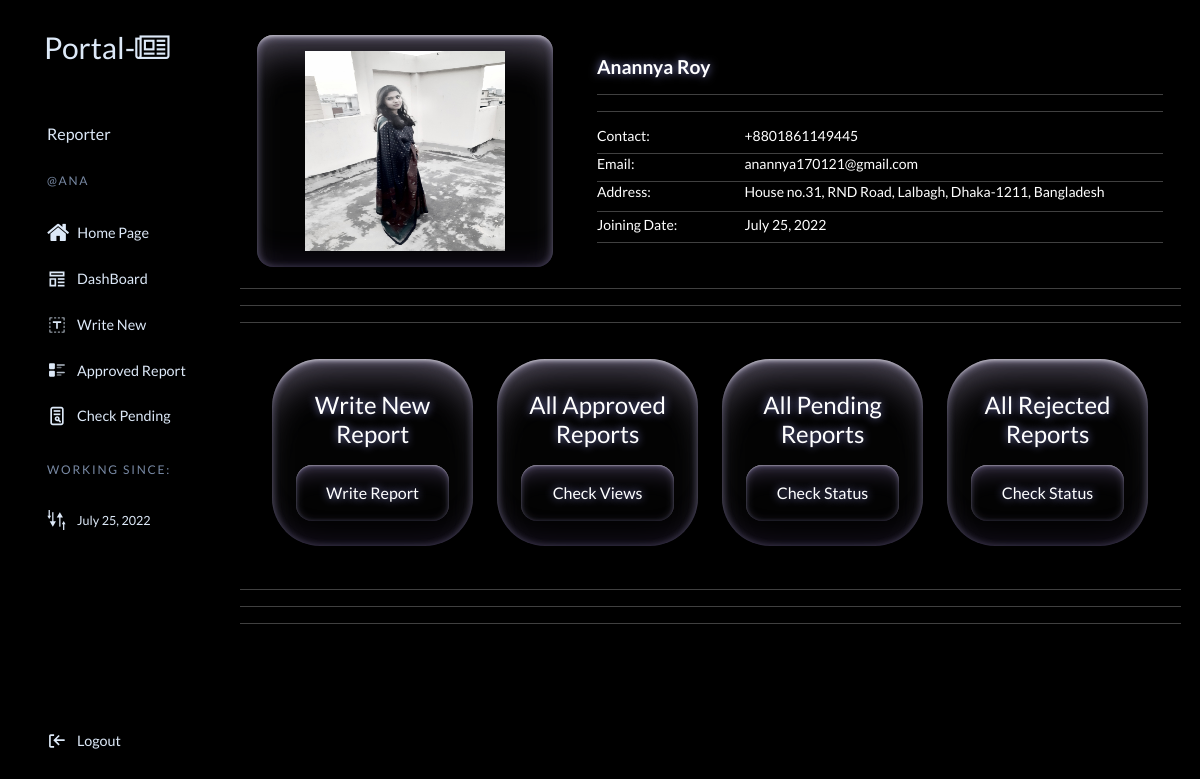
The page /reporter-dashboard/ (signed in) on the database its author committed.
### App_login/models.py (models this page shows, shortened)
class ReporterModel(models.Model):
    user = models.ForeignKey(User, on_delete=models.CASCADE, related_name='reporter')
    phone_number = models.CharField(validators=[phone_regex], verbose_name=_("Phone Number"), max_length=17,
                                    blank=False, null=False)
    designation = models.CharField(default='Reporter', max_length=150)
    gender = models.CharField(choices=gender_choice, max_length=15)
    address = models.CharField(max_length=150, blank=False, null=False)
    area = models.CharField(max_length=50, blank=False, null=False)
    city = models.CharField(max_length=25, blank=False, null=False)
    zip_code = models.CharField(max_length=15, blank=False, null=False)
    country = CountryField(blank_label='(select country)', blank=False, null=False)
    profile_picture = models.ImageField(upload_to='reporter_picture')
    joining_date = models.DateField(auto_now=True)
    status = models.BooleanField(default=True)

### App_main/views.py (the view)
# urls.py: path('reporter-dashboard/', views.reporter_dashboard, name='reporter-dashboard'),
@login_required(login_url='App_login:login')
@user_passes_test(is_reporter)
def reporter_dashboard(request):
    date = datetime.datetime.now().strftime('%A %d. %B %Y')
    profile = ReporterModel.objects.get(user=request.user)
    content = {
        'profile': profile,
        'date': date,
    }
    return render(request, 'reporter/dashboard.html', context=content)

### App_main/views.py (called while the page is built)
def is_reporter(user):
    return user.groups.filter(name='REPORTER').exists()

### templates/reporter/dashboard.html (shortened to what this page needs)
{% extends 'reporter/base.html' %}
{% load static %}
{% load crispy_forms_filters %}
{% block sec %}
    <section class="grid">
        <article
                style="background-color:#000000; height: 100vh!important; padding-bottom: 10px; padding-top: 30px; padding-left: 20%!important;">
            <div class="container">
                <div class="row">
                    <div class="col-lg-4">
                        <div class="neon__card_for_month" style="margin: 5px">
                            <a href="" style="text-decoration: none; color: white"><img
                                    src="{{ profile.profile_picture.url }}" width="200px" height="200px"></a>
                        </div>
                    </div>
                    <div class="col-lg-8">
                        <div class="" style="margin: 25px; color: white;">
                            <h1 class="neon__title_for_routine">
                                <b>{{ profile.user.first_name }} {{ profile.user.last_name }} </b></h1>
                            <hr style="margin-bottom: 2px!important;">
                            <hr>
                            <div class="row">
                                <div class="col-lg-3"><h1 style="font-size: 14px; float: left!important;">
                                    Contact:</h1></div>
                                <div class="col-lg-9"><h1 style="font-size: 14px; float: left!important;">
                                    {{ profile.phone_number }}</h1></div>
                            </div>
                            <hr style="margin-top: 0!important; margin-bottom: 2px!important;">
                            <div class="row">
                                <div class="col-lg-3"><h1 style="font-size: 14px; float: left!important;">
                                    Email:</h1></div>
                                <div class="col-lg-9"><h1 style="font-size: 14px; float: left!important;">
                                    {{ profile.user.email }}</h1></div>
                            </div>
                            <hr style="margin-top: 0!important; margin-bottom: 2px!important;">
                            <div class="row">
                                <div class="col-lg-3"><h1 style="font-size: 14px; float: left!important;">
                                    Address:</h1></div>
                                <div class="col-lg-9"><h1 style="font-size: 14px; float: left!important;">
                                    {{ profile.address }}, {{ profile.area }}, {{ profile.city }}-{{ profile.zip_code }}, {{ profile.country.name }}</h1>
                                </div>
                            </div>
                            <hr style="margin-top: 3px!important; margin-bottom: 5px!important;">
                            <div class="row">
                                <div class="col-lg-3"><h1 style="font-size: 14px; float: left!important;">
                                    Joining Date:</h1></div>
                                <div class="col-lg-9"><h1 style="font-size: 14px; float: left!important;">
                                    {{ profile.joining_date }}</h1></div>
                            </div>
                            <hr style="margin-top: 0!important; margin-bottom: 2px!important;">
                        </div>
                    </div>
                </div>
            </div>
            <hr style="color: white; width: 98%;">
            <hr style="color: white; width: 98%;">
            <hr style="color: white; width: 98%;">
            <div class="container" style="padding-right: 5%">
                <div class="row" style="width: 100%">
                    <div class="col-lg-3">
                        <div class="neon__card" style="margin: 20px">
                            <h1 class="neon__title">Write New Report</h1>
                            <a href="{% url 'App_main:new-report' %}" class="neon__button">Write Report</a>
                        </div>
                    </div>
                    <div class="col-lg-3">
                        <div class="neon__card" style="margin: 20px">
                            <a href="" style="text-decoration: none; color: white"><h1 class="neon__title">All Approved
                                Reports</h1></a>
                            <a href="{% url 'App_main:approved-report' %}" class="neon__button">Check Views</a>
                        </div>
                    </div>
                    <div class="col-lg-3">
                        <div class="neon__card" style="margin: 20px">
                            <a href="" style="text-decoration: none; color: white"><h1 class="neon__title">All Pending
                                Reports</h1></a>
                            <a href="{% url 'App_main:pending-report' %}" class="neon__button">Check Status</a>
                        </div>
                    </div>
                    <div class="col-lg-3">
                        <div class="neon__card" style="margin: 20px">
                            <a href="" style="text-decoration: none; color: white"><h1 class="neon__title">All Rejected
                                Reports</h1></a>
                            <a href="{% url 'App_main:rejected-report' %}" class="neon__button">Check Status</a>
                        </div>
                    </div>
                </div>
            </div>
            <hr style="color: white; width: 98%;">
            <hr style="color: white; width: 98%;">
            <hr style="color: white; width: 98%;">
        </article>
    </section>
{% endblock %}

### templates/reporter/base.html (shortened to what this page needs)
<!DOCTYPE html>
<html lang="en">
{% load static %}
<head>
    <link href="https://cdn.jsdelivr.net/npm/bootstrap@5.1.3/dist/css/bootstrap.min.css" rel="stylesheet"
>
    <link rel="stylesheet" href="https://cdnjs.cloudflare.com/ajax/libs/font-awesome/4.7.0/css/font-awesome.min.css">
</head>
<body>
<header class="page-header">
    <nav>
        <a id="active" class="navbar-brand logo" style="font-size: 30px" href="{% url 'App_main:home' %}">Portal-<i
                class="fa fa-newspaper-o" aria-hidden="true"
                style="margin-top: 8px;"></i></a>
        <ul class="admin-menu">
            <li class="menu-heading">
                <p class="">Reporter</p>
                <h3 class="" style="margin-top: 0!important; padding-top: 0!important;">
                    @{{ request.user.username }}</h3>
            </li>
            <li>
                <a href="{% url 'App_main:home' %}">
                    <i class="fa fa-home" style="font-size: 24px; margin-right: 8px"></i>
                    <span>Home Page</span>
                </a>
            </li>
            <li>
                <a href="{% url 'App_main:reporter-dashboard' %}">
                    <span>DashBoard</span>
                </a>
            </li>
            <li>
                <a href="{% url 'App_main:new-report' %}">
                    <span>Write New</span>
                </a>
            </li>
            <li>
                <a href="{% url 'App_main:approved-report' %}">
                    <span>Approved Report</span>
                </a>
            </li>
            <li>
                <a href="{% url 'App_main:pending-report' %}">
                    <span>Check Pending</span>
                </a>
            </li>
            <li class="menu-heading">
                <h3>Working Since: </h3>
                <a href="#">
                    <svg>
                        <use xlink:href="#settings"></use>
                    </svg>
                    <span><small>{{ profile.joining_date }}</small></span>
                </a>
            </li>
            <li>
                <a href="{% url 'App_login:logout' %}">
                    <span>Logout</span>
                </a>
            </li>
        </ul>
    </nav>
</header>
{% block space %}
    {% block sec %}
    {% endblock %}
{% endblock %}
</body>
</html>

### rows shown on the page
ReporterModel: joining_date "July 25, 2022", profile_picture (picture), user.first_name "Anannya", user.last_name "Roy", phone_number "+8801861149445", user.email "anannya170121@gmail.com", address "House no.31, RND Road", area "Lalbagh", city "Dhaka", zip_code "1211", country.name "Bangladesh"

### other values the page prints
{{ request.user.username }} "ANA"
